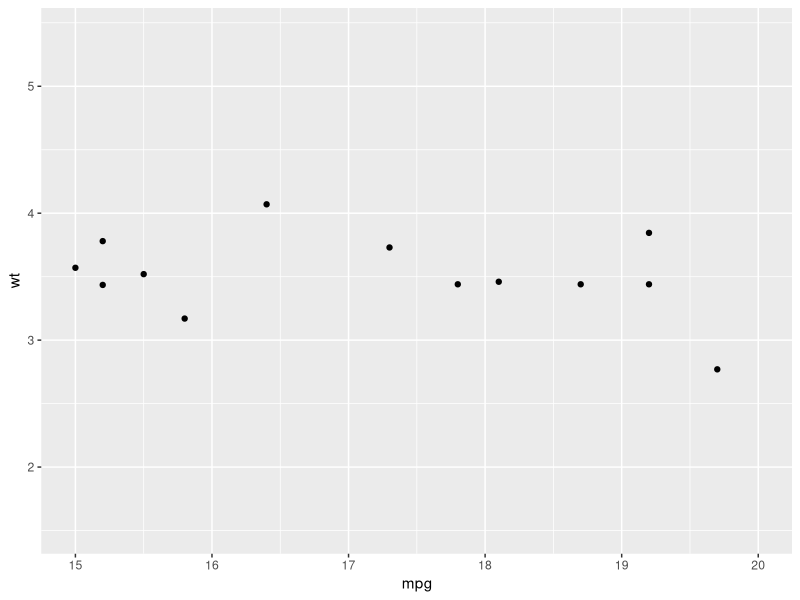
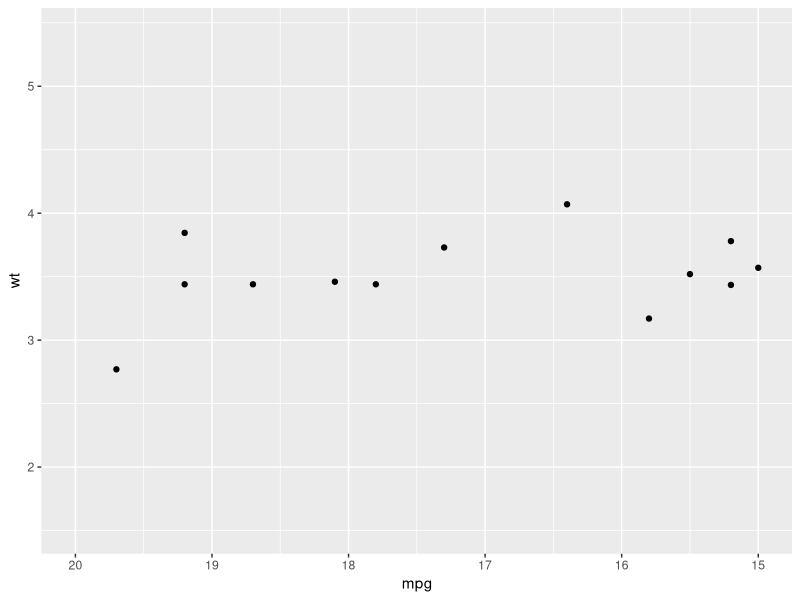
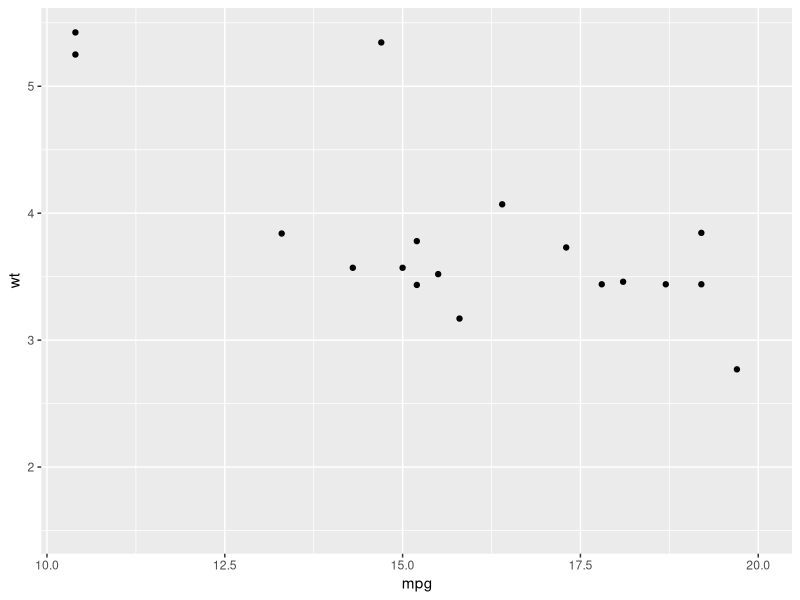
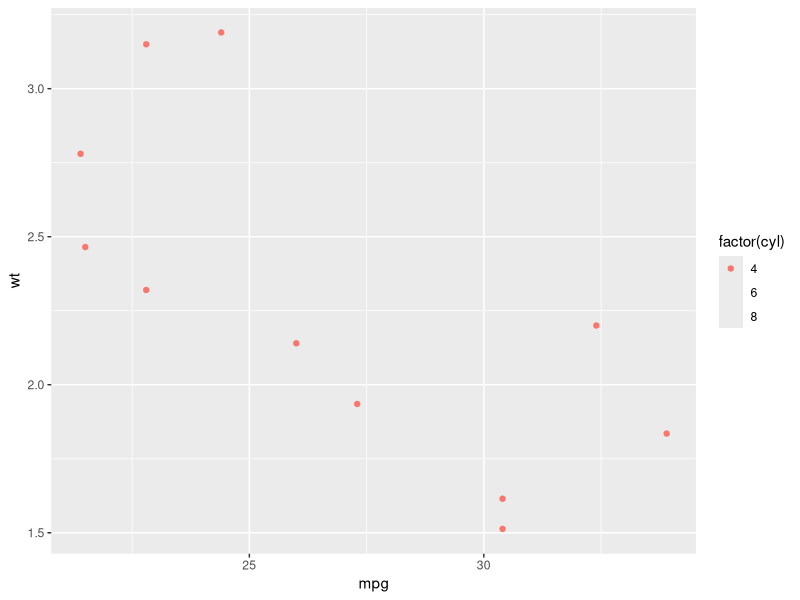
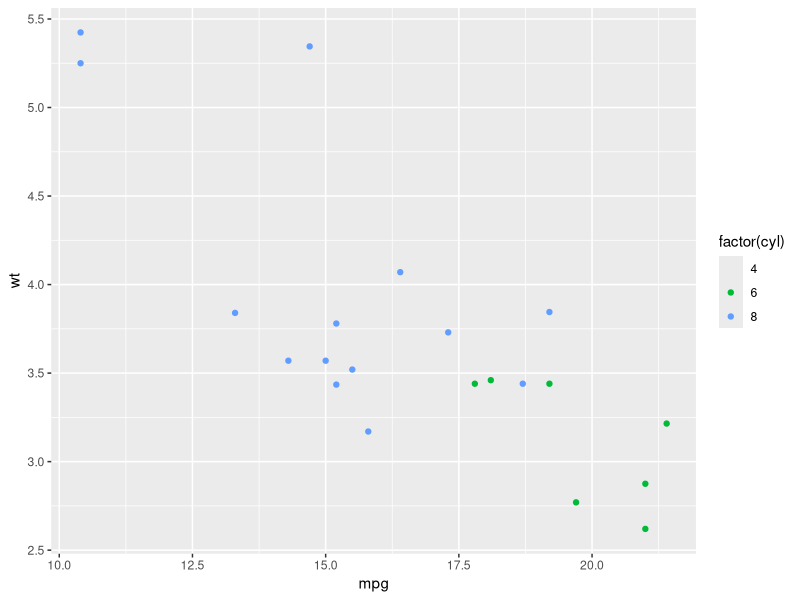

R code for these plots, in order:
library(ggplot2)


### Name: lims
### Title: Set scale limits
### Aliases: lims xlim ylim

### ** Examples

# Zoom into a specified area
ggplot(mtcars, aes(mpg, wt)) +
  geom_point() +
  xlim(15, 20)

# reverse scale
ggplot(mtcars, aes(mpg, wt)) +
  geom_point() +
  xlim(20, 15)

# with automatic lower limit
ggplot(mtcars, aes(mpg, wt)) +
  geom_point() +
  xlim(NA, 20)

# You can also supply limits that are larger than the data.
# This is useful if you want to match scales across different plots
small <- subset(mtcars, cyl == 4)
big <- subset(mtcars, cyl > 4)

ggplot(small, aes(mpg, wt, colour = factor(cyl))) +
  geom_point() +
  lims(colour = c("4", "6", "8"))

ggplot(big, aes(mpg, wt, colour = factor(cyl))) +
  geom_point() +
  lims(colour = c("4", "6", "8"))
